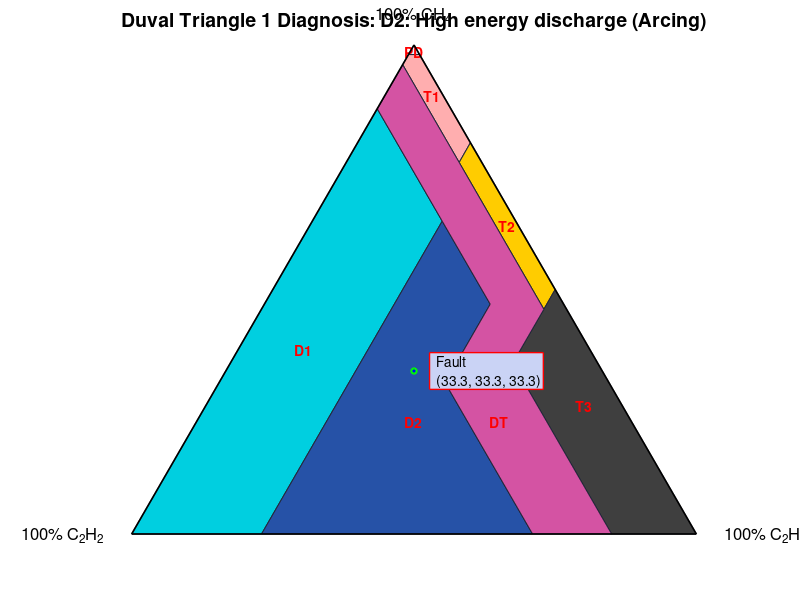

Write the MATLAB code that produced this figure.
clc;
clear;

%________Taking Inputs___________
disp("===== DGA Calculator =====")
h2 = input('H2 - Hydrogen: ');
ch4 = input('CH4 - Methane: ');
c2h6 = input('C2H6 - Ethane: ');
c2h4 = input('C2H4 - Ethylene: ');
c2h2 = input('C2H2 - Acetylene: ');
co = input('CO - Carbon Monoxide: ');
co2 = input('CO2 - Carbon Dioxide: ');

%-----------------------Calculating Total Dissolved Combustible Gas--------------------------------
tdcg = h2 + ch4 + c2h6 + c2h4 + c2h2 + co;

fprintf('\n--- Preliminary Assessment ---\n');
fprintf('Total Dissolved Combustible Gas (TDCG): %.2f ppm\n', tdcg);

if tdcg < 720
    fprintf('Status: Condition 1 (Healthy/Normal). Ratios may be unreliable.\n');
elseif tdcg >= 720 && tdcg <= 1920
    fprintf('Status: Condition 2 (Caution). Monitor closely for gas increase.\n');
elseif tdcg > 1920 && tdcg <= 4630
    fprintf('Status: Condition 3 (High Risk)\n');
else
    fprintf('Status: Condition 4 (Excessive Decomposition - Immediate Action)\n');
end

%-----------------------------------------Rogers Ratio Method------------------------------------

%_________Zero Handling + Ratio Calculation____________
r1 = NaN; r2 = NaN; r5 = NaN;

if c2h4 > 0, r1 = c2h2/c2h4; end % R1: Acetylene/Ethylene
if h2 > 0,   r2 = ch4/h2;   end % R2: Methane/Hydrogen
if c2h6 > 0, r5 = c2h4/c2h6; end % R5: Ethylene/Ethane

fprintf('\n---> Rogers Ratio Method Method <---\n')

%____________Display Ratio Calculations_____________
fprintf('\nCalculated Ratios:\n');
fprintf('R1 (C2H2/C2H4): %.2f\n', r1);
fprintf('R2 (CH4/H2): %.2f\n', r2);
fprintf('R5 (C2H4/C2H6): %.2f\n', r5);

%_______________________________________(Comparison Logic)_______________________________________   
%| Fault Type                                   | R1 (C₂H₂/C₂H₄) | R2 (CH₄/H₂) | R5 (C₂H₄/C₂H₆) |
%| -------------------------------------------- | -------------- | ----------- | -------------- |
%| Normal Condition                             | < 0.1          | 0.1 – 1.0   | < 1.0          |
%| Partial Discharge (PD)                       | < 0.1          | < 0.1       | < 1.0          |
%| High Energy Discharge (Arcing)               | 0.1 – 3.0      | 0.1 – 1.0   | > 3.0          |
%| Low Temperature Thermal Fault (<300°C)       | < 0.1          | 0.1 – 1.0   | 1.0 – 3.0      |
%| Medium Temperature Thermal Fault (300–700°C) | < 0.1          | > 1.0       | 1.0 – 3.0      |
%| High Temperature Thermal Fault (>700°C)      | < 0.1          | > 1.0       | > 3.0          |

if isnan(r1) || isnan(r2) || isnan(r5) %Checking for NaN values
    rr_result = 'Warning: Invalid input.';
    
elseif (r1 < 0.1) && (r2 >= 0.1 && r2 <= 1.0) && (r5 < 1.0)
    rr_result = 'Normal working condition';
    
elseif (r1 < 0.1) && (r2 < 0.1) && (r5 < 1.0)
    rr_result = 'Possible Partial Discharge (Rogers method is limited)';
    
elseif (r1 >= 0.1 && r1 <= 3.0) && (r2 >= 0.1 && r2 <= 1.0) && (r5 > 3.0)
    rr_result = 'High-energy Discharge (Arcing)';
    
elseif (r1 < 0.1) && (r2 >= 0.1 && r2 <= 1.0) && (r5 >= 1.0 && r5 <= 3.0)
    rr_result = 'Low Temperature Thermal Fault (<300C)';
    
elseif (r1 < 0.1) && (r2 > 1.0) && (r5 >= 1.0 && r5 <= 3.0)
    rr_result = 'Medium Temperature Thermal Fault (300-700C)';
    
elseif (r1 < 0.1) && (r2 > 1.0) && (r5 > 3.0)
    rr_result = 'High Temperaure Thermal Fault (>700C)';
    
else
    rr_result = 'Diagnostic ratios do not match a standard fault pattern (Undetermined)';
end

fprintf('\nDiagnosis:\n%s\n', rr_result);

%------------------------------------------Key Gas Method----------------------------------------

fprintf('\n---> Key Gas Method (Hierarchical Analysis) <---\n')

% Calculating percentages relative to Total Dissolved Combustible Gas (TDCG)
if tdcg > 0
    p_h2   = (h2 / tdcg) * 100;
    p_ch4  = (ch4 / tdcg) * 100;
    p_c2h6 = (c2h6 / tdcg) * 100;
    p_c2h4 = (c2h4 / tdcg) * 100;
    p_c2h2 = (c2h2 / tdcg) * 100;
    p_co   = (co / tdcg) * 100;
else
    p_h2=0; p_ch4=0; p_c2h6=0; p_c2h4=0; p_c2h2=0; p_co=0;
end

kg_result = 'Normal / Inconclusive';

% ARCING (Key Gas: Acetylene).
if (p_c2h2 >= 5) && (c2h2 > 0)
    kg_result = 'High-Energy Discharge (Arcing) [Key Gas: Acetylene]';

% THERMAL OIL FAULTS (Key Gas: Ethylene)
elseif (p_c2h4 > 20) && (c2h4 > c2h6)
    kg_result = 'Thermal Fault in Oil (>700 C) [Key Gas: Ethylene]';

% CELLULOSE DEGRADATION (Key Gas: CO)
elseif (p_co > 80)
    kg_result = 'Overheating of Insulation Paper [Key Gas: Carbon Monoxide]';

% LOW-TEMP THERMAL (Key Gas: Methane/Ethane)
elseif (p_c2h6 > p_ch4) && (p_c2h6 > p_c2h4)
    kg_result = 'Low-temp Thermal / Oil Decomposition [Key Gas: Ethane]';
elseif (p_ch4 > p_h2) && (p_ch4 > p_c2h4)
    kg_result = 'Low-temp Thermal (<300 C) [Key Gas: Methane]';

% PARTIAL DISCHARGE (Key Gas: Hydrogen)
elseif (p_h2 > p_ch4) && (p_h2 > p_c2h4)
    kg_result = 'Partial Discharge (Corona) [Key Gas: Hydrogen]';

end

fprintf('Diagnosis: \n%s\n', kg_result);

%------------------------------------------CO2/CO Ratio----------------------------------------

fprintf('\n---> CO2/CO Ratio Analysis <---\n');

if co > 0
    ratio = co2/co;
    fprintf('\nCO2/CO Ratio: %.2f\n',ratio);
    
    if ratio < 3
        fprintf('\nDiagnosis: Severe paper degradation (Carbonization).\n');
    elseif ratio > 10
        fprintf('\nDiagnosis: Normal paper aging, Mild overheating.\n');
    else
        fprintf('\nDiagnosis: Healthy insulation, Standard operation.\n');
    end
else
    fprintf('CO2/CO Ratio: N/A Invalid Input.\n');
end

%----------------------------------Duval triangle 1----------------------------------------

fprintf('\n---> Duval triangle <---\n');

gas_sum = ch4 + c2h4 + c2h2;
p_ch4 = (ch4/gas_sum) * 100; p_c2h4 = (c2h4/gas_sum) * 100; p_c2h2 = (c2h2/gas_sum) * 100; %Percentages

%____________Creating states___________________

% Gases   | Value	State	  |  Value	State	   | Value	State
%---------|-------------------|--------------------|---------------
% CH4	  | 0–98	State 0	  | 98–100	State 1	   | 
% C2H2	  | 0–4 	State 0	  | 4–13	State 1	   |  13–15	State 2
%    	  | 15–29	State 3	  | 29–100	State 4	   | 
% C2H4	  | 0–20	State 0	  | 20–23	State 1	   | 23–40	State 2
%    	  | 40–50	State 3	  | 50–100	State 4	   | 

if (p_ch4 < 98), ch4_state = 0;
else, ch4_state = 1;
end
if (p_c2h2 < 4), c2h2_state = 0;
elseif (p_c2h2 >= 4 && p_c2h2 < 13), c2h2_state = 1; 
elseif (p_c2h2 >= 13 && p_c2h2 < 15), c2h2_state = 2;
elseif (p_c2h2 >= 15 && p_c2h2 < 29), c2h2_state = 3;
else, c2h2_state = 4;
end
if (p_c2h4 < 20), c2h4_state = 0;
elseif (p_c2h4 >= 20 && p_c2h4 < 23), c2h4_state = 1;
elseif (p_c2h4 >= 23 && p_c2h4 < 40), c2h4_state = 2;
elseif (p_c2h4 >= 40 && p_c2h4 < 50), c2h4_state = 3;
else, c2h4_state = 4;
end

%____________________Finding Faults_________________________________

% Faults |	CH4	        |    C2H2                       |   C2H4
%--------|--------------|-------------------------------|---------------------------------
% PD	 | State 1	    | Any state	                    | Any state
% D1	 | State 0	    | State 2–State 3–State 4	    | State 0–State 1
% D2	 | State 0	    | State 2–State 3	            | State 2
% 	     | State 0   	| State 4	                    | State 2–State 3–State 4
% T1	 | State 0   	| State 0	                    | State 0
% T2	 | State 0	    | State 0	                    | State 1–State 2–State 3
% T3	 | State 0	    | State 0–State 1–State 2	    | State 4
% DT     | State 0      | State 1	                    | State 0–State 1–State 2–State 3
%  	     | State 0	    | State 2	                    | State 3
% 	     | State 0   	| State 3	                    | State 3–State 4

fault = 'Undetermined / Boundary Case';

if (ch4_state == 1), fault = 'PD: Partial Discharge';
elseif (ch4_state == 0) && (c2h2_state == 2 || c2h2_state == 3 || c2h2_state == 4) && (c2h4_state == 0 || c2h4_state == 1), fault = 'D1: Low energy discharge (Sparking)';
elseif (ch4_state == 0) && (c2h2_state == 2 || c2h2_state == 3) && (c2h4_state == 2), fault = 'D2: High energy discharge (Arcing)';
elseif (ch4_state == 0) && (c2h2_state == 4) && (c2h4_state == 2 || c2h4_state == 3 || c2h4_state == 4), fault = 'D2: High energy discharge (Arcing)';
elseif (ch4_state == 0) && (c2h2_state == 0) && (c2h4_state == 0), fault = 'T1: Low Temperature Thermal Fault (<300C)';
elseif (ch4_state == 0) && (c2h2_state == 0) && (c2h4_state == 1 || c2h4_state == 2 || c2h4_state == 3), fault = 'T2: Medium Temperature Thermal Fault (300-700C)';
elseif (ch4_state == 0) && (c2h2_state == 0 || c2h2_state == 1 || c2h2_state == 2) && (c2h4_state == 4), fault = 'T3: High Temperaure Thermal Fault (>700C)';
elseif (ch4_state == 0) && (c2h2_state == 1) && (c2h4_state == 0 || c2h4_state == 1 || c2h4_state == 2 || c2h4_state == 3), fault = 'DT: Mix of thermal and electrical faults';
elseif (ch4_state == 0) && (c2h2_state == 2) && (c2h4_state == 3), fault = 'DT: Mix of thermal and electrical faults';
elseif (ch4_state == 0) && (c2h2_state == 3) && (c2h4_state == 3 || c2h4_state == 4), fault = 'DT: Mix of thermal and electrical faults';
end

fprintf('Diagnosis: %s\n', fault);

%----------------------------------Duval Triangle Plot----------------------------------------

% Defining Vertices and Points (a-o)
top = [0.5, 0.866];   % 100% CH4
right = [1, 0];       % 100% C2H4
left = [0, 0];        % 100% C2H2

a = [0.49, 0.849]; b = [0.51, 0.849]; c = [0.48, 0.831]; d = [0.58, 0.658]; e = [0.6, 0.693]; 
f = [0.73, 0.398]; g = [0.75, 0.433]; h = [0.675, 0.303]; I = [0.85, 0]; J = [0.71, 0]; k = [0.555, 0.268]; 
l = [0.635, 0.407]; m = [0.55, 0.554]; n = [0.435, 0.753]; o = [0.23, 0];

% Zones Polygons
% PD: Top -> b -> a
PD_x = [top(1), b(1), a(1)];
PD_y = [top(2), b(2), a(2)];

% T1: a -> b -> e -> d -> c
T1_x = [a(1), b(1), e(1), d(1), c(1)];
T1_y = [a(2), b(2), e(2), d(2), c(2)];

% T2: d -> e -> g -> f
T2_x = [d(1), e(1), g(1), f(1)];
T2_y = [d(2), e(2), g(2), f(2)];

% T3: f -> g -> right -> I -> h
T3_x = [f(1), g(1), right(1), I(1), h(1)];
T3_y = [f(2), g(2), right(2), I(2), h(2)];

% D1: n -> m -> o -> left
D1_x = [n(1), m(1), o(1), left(1)];
D1_y = [n(2), m(2), o(2), left(2)];

% D2: m -> l -> k -> J -> o
D2_x = [m(1), l(1), k(1), J(1), o(1)];
D2_y = [m(2), l(2), k(2), J(2), o(2)];

% DT: c -> d -> f -> h -> I -> J -> k -> l -> m -> n
DT_x = [c(1), d(1), f(1), h(1), I(1), J(1), k(1), l(1), m(1), n(1)];
DT_y = [c(2), d(2), f(2), h(2), I(2), J(2), k(2), l(2), m(2), n(2)];

% Calculating Sample Point (X, Y)
% Using fractions (0-1), not percentages (0-100) for the coordinate formula
if gas_sum > 0
    f_ch4 = ch4 / gas_sum;
    f_c2h4 = c2h4 / gas_sum;
else
    f_ch4 = 0; f_c2h4 = 0;
end

% Using Formula (https://powertransformerhealth.com/2019/03/22/duvals-triangle-method/#:~:text=X%20%3D%20%5B%28%25C2H4,0%2E866,-For)
X_pt = ((f_c2h4 / 0.866) + (f_ch4 / 1.732)) * 0.866;
Y_pt = f_ch4 * 0.866;

% Plotting Graph
figure('Name', 'Duval Triangle 1', 'Color', '#24273a');
hold on;
axis equal;
axis off; % Hide standard axes

% Zone Patches (Colored)
fill(PD_x, PD_y, [0.8500 0.9500 1.0000], 'EdgeColor', '#24273a');   % PD - Pale Blue
fill(T1_x, T1_y, [1.0000 0.6824 0.6863], 'EdgeColor', '#24273a');       % T1 - Pale Yellow
fill(T2_x, T2_y, [1.0000 0.8000 0.0000], 'EdgeColor', '#24273a');     % T2 - Pale Orange
fill(T3_x, T3_y, [0.2471 0.2471 0.2471], 'EdgeColor', '#24273a');     % T3 - Pale Red
fill(D1_x, D1_y, [0.0000 0.8118 0.8784], 'EdgeColor', '#24273a');       % D1 - Pale Cyan
fill(D2_x, D2_y, [0.1490 0.3216 0.6549], 'EdgeColor', '#24273a');     % D2 - Pale Purple
fill(DT_x, DT_y, [0.8314 0.3255 0.6392], 'EdgeColor', '#24273a');     % DT - Pale Magenta

% Adding Zone Labels
text(mean(PD_x), mean(PD_y), 'PD', 'HorizontalAlignment', 'center', 'FontWeight', 'bold', 'color', 'r');
text(mean(T1_x), mean(T1_y), 'T1', 'HorizontalAlignment', 'center', 'FontWeight', 'bold', 'color', 'r');
text(mean(T2_x), mean(T2_y), 'T2', 'HorizontalAlignment', 'center', 'FontWeight', 'bold', 'color', 'r');
text(mean(T3_x), mean(T3_y), 'T3', 'HorizontalAlignment', 'center', 'FontWeight', 'bold', 'color', 'r');
text(mean(D1_x), mean(D1_y), 'D1', 'HorizontalAlignment', 'center', 'FontWeight', 'bold', 'color', 'r');
text(0.65, 0.20, 'DT', 'HorizontalAlignment', 'center', 'FontWeight', 'bold', 'color', 'r'); % Manual placement for DT
text(0.5, 0.2, 'D2', 'HorizontalAlignment', 'center', 'FontWeight', 'bold', 'color', 'r'); % Manual placement for D2

% Main Triangle Boundary
plot([0 1 0.5 0], [0 0 0.866 0], 'k-', 'LineWidth', 1.2);

% Plotting Sample Point
plot(X_pt, Y_pt, 'go', 'MarkerFaceColor', 'b', 'MarkerSize', 4, 'LineWidth', 1.5);

% Label to Sample Point
text(X_pt + 0.03, Y_pt, sprintf('  Fault\n  (%.1f, %.1f, %.1f)', p_ch4, p_c2h4, p_c2h2), ...
    'BackgroundColor', '#cad3f5', 'color', 'k', 'EdgeColor', 'r', 'LineWidth', 1, 'Margin', 1);

% Corner Labels
text(0.5, 0.92, '100% CH_4', 'HorizontalAlignment', 'center', 'FontSize', 12);
text(-0.05, 0, '100% C_2H_2', 'HorizontalAlignment', 'right', 'FontSize', 12);
text(1.05, 0, '100% C_2H_4', 'HorizontalAlignment', 'left', 'FontSize', 12);

title(['Duval Triangle 1 Diagnosis: ' fault], 'FontSize', 14);
hold off;
